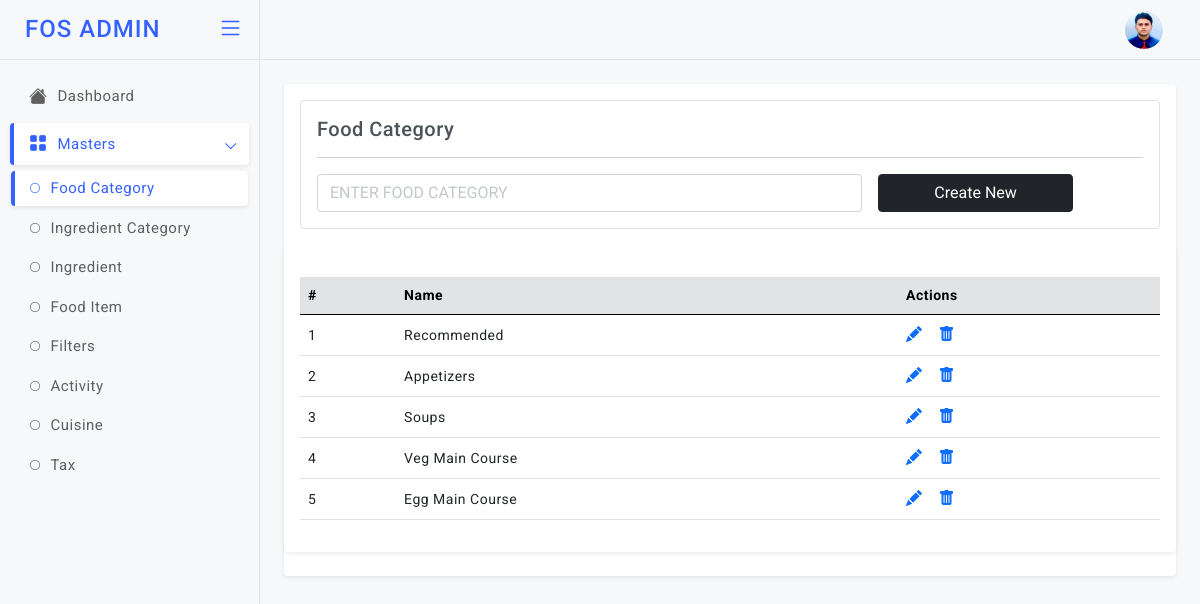
The app's page /foodcat (signed in), older data.
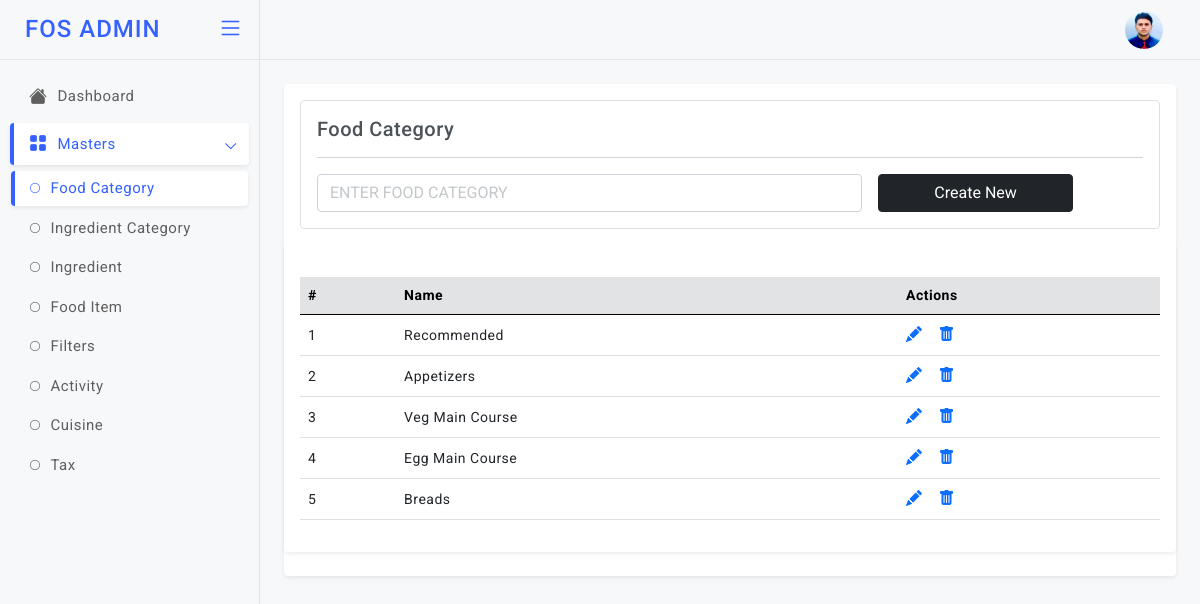
The same page, newer data.
### models.py (models this page shows)
class MenuCategory(db.Model):
    id=db.Column(db.Integer,primary_key=True)
    food_category_name=db.Column(db.String)

### app.py (the view)
@app.route('/foodcat', methods=["GET","POST"]) # End Point to Add & View the Menu Categories
def foodcat():
    if not settings.session.get("name"):
            return settings.redirect("/login")
    if settings.request.method=="POST":
        food_category_name = settings.request.form["food_category_name"]
        info=models.MenuCategory(food_category_name=food_category_name)
        db.session.add(info)
        db.session.commit()
    fetch=models.MenuCategory.query.all()
    return settings.render_template('admin/foodcat.html', getinfo=fetch)

### templates/admin/foodcat.html (shortened to what this page needs)
<!doctype html>
<html lang="en">
<head>
  <link href="static/admin-assets/plugins/simplebar/css/simplebar.css" rel="stylesheet" />
  <link href="static/admin-assets/plugins/perfect-scrollbar/css/perfect-scrollbar.css" rel="stylesheet" />
  <link href="static/admin-assets/plugins/metismenu/css/metisMenu.min.css" rel="stylesheet" />
  <link href="static/admin-assets/css/bootstrap.min.css" rel="stylesheet" />
  <link href="static/admin-assets/css/bootstrap-extended.css" rel="stylesheet" />
  <link href="static/admin-assets/css/style.css" rel="stylesheet" />
  <link href="static/admin-assets/css/icons.css" rel="stylesheet">
  <link rel="stylesheet" href="https://cdn.jsdelivr.net/npm/bootstrap-icons@1.5.0/font/bootstrap-icons.css">
	<link href="static/admin-assets/css/pace.min.css" rel="stylesheet" />
  <link href="static/admin-assets/css/dark-theme.css" rel="stylesheet" />
  <link href="static/admin-assets/css/light-theme.css" rel="stylesheet" />
  <link href="static/admin-assets/css/semi-dark.css" rel="stylesheet" />
  <link href="static/admin-assets/css/header-colors.css" rel="stylesheet" />
</head>
<body>
  <div class="wrapper">
      <header class="top-header">
        <nav class="navbar navbar-expand gap-3">
            <div class="top-navbar-right ms-auto">
              <ul class="navbar-nav align-items-center">
              <li class="nav-item dropdown dropdown-user-setting">
                <a class="nav-link dropdown-toggle dropdown-toggle-nocaret" href="#" data-bs-toggle="dropdown">
                  <div class="user-setting d-flex align-items-center">
                    <img src="static/admin-assets/images/avatars/rids.jpg" class="user-img" alt="">
                  </div>
                </a>
              </li>
              </ul>
              </div>
        </nav>
      </header>
        <aside class="sidebar-wrapper" data-simplebar="true">
          <div class="sidebar-header">
            <div>
              <h4 class="logo-text">FOS ADMIN</h4>
            </div>
            <div class="toggle-icon ms-auto"> <i class="bi bi-list"></i>
            </div>
          </div>
          <ul class="metismenu" id="menu">
            <li>
              <a href="javascript:;">
                <div class="parent-icon"><i class="bi bi-house-fill"></i>
                </div>
                <div class="menu-title">Dashboard</div>
              </a>
            </li>
            <li>
              <a href="javascript:;" class="has-arrow">
                <div class="parent-icon"><i class="bi bi-grid-fill"></i>
                </div>
                <div class="menu-title">Masters</div>
              </a>
              <ul>
                <li> <a href="/foodcat"><i class="bi bi-circle"></i>Food Category</a>
                </li>
                <li> <a href="#"><i class="bi bi-circle"></i>Ingredient Category</a>
                </li>
                <li> <a href="#"><i class="bi bi-circle"></i>Ingredient</a>
                </li>
                <li> <a href="#"><i class="bi bi-circle"></i>Food Item</a>
                </li>
                <li> <a href="#"><i class="bi bi-circle"></i>Filters</a>
                </li>
                <li> <a href="#"><i class="bi bi-circle"></i>Activity</a>
                </li>
                <li> <a href="#"><i class="bi bi-circle"></i>Cuisine</a>
                </li>
                <li> <a href="#"><i class="bi bi-circle"></i>Tax</a>
                </li>
              </ul>
            </li>
          </ul>
       </aside>
          <main class="page-content">
            <div class="card">
              <div class="card-body">
                <div class="border p-3 rounded">
                  <h5 class="mb-0">Food Category</h5>
                <hr/>
                <form class="row g-3" method="post">
                  <div class="col-8">
                    <input type="text" class="form-control" placeholder="ENTER FOOD CATEGORY" name="food_category_name">
                  </div>
                     <div class="col-3">
                    <div class="d-grid">
                      <button type="submit" class="btn btn-dark submitForm">Create New</button>
                    </div>
                  </div>
                </form>
              </div>
              </div>
               <div class="card">
                 <div class="card-body">
                   <div class="table-responsive mt-3">
                     <table class="table align-middle">
                       <thead class="table-secondary">
                         <tr>
                          <th>#</th>
                          <th>Name</th>
                          <th>Actions</th>
                         </tr>
                       </thead>
                       <tbody>
                        {% for i in getinfo %}
                         <tr>
                          <td>{{loop.index}}</td>
                           <td>
                             <p class="mb-0">{{i["food_category_name"]}}</p>
                           </td>
                            <td>
                             <div class="table-actions d-flex align-items-center gap-3 fs-6">
                              <a href="/foodcatupdate?id={{i['id']}}"><i class="bi bi-pencil-fill"></i></a>
                               <a href="/foodcatdel/{{i['id']}}"><i class="bi bi-trash-fill"></i></a>
                             </div>
                           </td>
                         </tr>
                         {% endfor %}
                       </tbody>
                     </table>
                   </div>
                 </div>
               </div>
          </main>
  </div>
</body>
</html>

### static/admin-assets/css/style.css (style rules this page uses)
body { font-size: 14px; color: #4c5258; letter-spacing: .5px; font-family: Roboto, sans-serif; background-color: #f7f8fa; overflow-x: hidden; }
.wrapper { width: auto; position: relative }
a { text-decoration: none; }
::placeholder { opacity: 0.4 !important; }
.top-header .navbar { position: fixed; top: 0; left: 260px; right: 0; background-color: #f7f8fa; border-bottom: 1px solid #e2e3e4; background-clip: padding-box; height: 60px; z-index: 10; padding: 0 1.5rem; transition: all .2s; }
.top-header .navbar .top-navbar-right .nav-link { color: #293445; font-size: 18px; font-weight: 500; padding-right: .8rem; padding-left: .8rem; }
.dropdown-toggle-nocaret:after { display: none }
.top-header .navbar .user-img { width: 38px; height: 38px; padding: 0px; border-radius: 50%; }
.sidebar-wrapper { position: fixed; top: 0; left: 0; width: 260px; height: 100%; background-color: #f7f8fa; background-clip: padding-box; border-right: 1px solid #e2e3e4; transition: all .2s; z-index: 16; }
.sidebar-wrapper .sidebar-header { width: 260px; height: 60px; display: flex; align-items: center; position: fixed; top: 0; bottom: 0; padding: 0 15px; z-index: 5; background: #f7f8fa; border-right: 1px solid #e2e3e4; border-bottom: 1px solid #e4e4e4; background-clip: padding-box; transition: all .2s; }
.sidebar-wrapper .sidebar-header .logo-text { font-size: 24px; margin-left: 10px; margin-bottom: 0; letter-spacing: 1px; color: #3461ff; }
.toggle-icon { font-size: 26px; cursor: pointer; color: #3461ff; }
.sidebar-wrapper ul { padding: 0; margin: 0; list-style: none; background: 0 0 }
.sidebar-wrapper .metismenu { background: 0 0; display: -webkit-box; display: -ms-flexbox; display: flex; padding: 10px; margin-top: 60px; -webkit-box-orient: vertical; -webkit-box-direction: normal; -ms-flex-direction: column; flex-direction: column }
.sidebar-wrapper .metismenu li+li { margin-top: 5px }
.sidebar-wrapper .metismenu li:first-child { margin-top: 5px }
.sidebar-wrapper .metismenu li:last-child { margin-bottom: 5px }
.sidebar-wrapper .metismenu>li { display: -webkit-box; display: -ms-flexbox; display: flex; -webkit-box-orient: vertical; -webkit-box-direction: normal; -ms-flex-direction: column; flex-direction: column; position: relative }
.sidebar-wrapper .metismenu a { position: relative; display: flex; align-items: center; justify-content: left; padding: 10px 15px; border-radius: 4px; font-size: 15px; color: #5f5f5f; outline-width: 0; text-overflow: ellipsis; overflow: hidden; letter-spacing: .5px; border-left: 4px solid rgb(255 255 255 / 0%); transition: all .2s ease-out }
.sidebar-wrapper .metismenu a .parent-icon { font-size: 18px; line-height: 1 }
.sidebar-wrapper .metismenu a .menu-title { margin-left: 10px }
.sidebar-wrapper .metismenu ul a { padding: 6px 15px 6px 15px; font-size: 15px; border: 0; border-left: 4px solid rgb(255 255 255 / 0%); }
.sidebar-wrapper .metismenu ul a i { margin-right: 10px; font-size: 10px; }
.sidebar-wrapper .metismenu ul { border: 1px solid #ffffff00; background: rgb(255 255 255 / 0%); }
.sidebar-wrapper .metismenu .mm-active>a, .sidebar-wrapper .metismenu a:active, .sidebar-wrapper .metismenu a:focus, .sidebar-wrapper .metismenu a:hover { color: #3461ff; text-decoration: none; background-color: rgb(255 255 255); border-left: 4px solid #3461ff; box-shadow: 0 0.125rem 0.25rem rgb(0 0 0 / 8%); }
.metismenu .has-arrow:after { position: absolute; content: ""; width: .5em; height: .5em; border-style: solid; border-width: 1.2px 0 0 1.2px; border-color: initial; right: 15px; transform: rotate(-45deg) translateY(-50%); transform-origin: top; top: 50%; transition: all .3s ease-out }
.page-content { margin-left: 260px; margin-top: 60px; padding: 1.5rem; transition: all .2s; }
.table-responsive { white-space: nowrap; }

Row changes from the older to the newer data that the page shows:
removed MenuCategory: food_category_name "Soups"
added MenuCategory: food_category_name "Breads"
